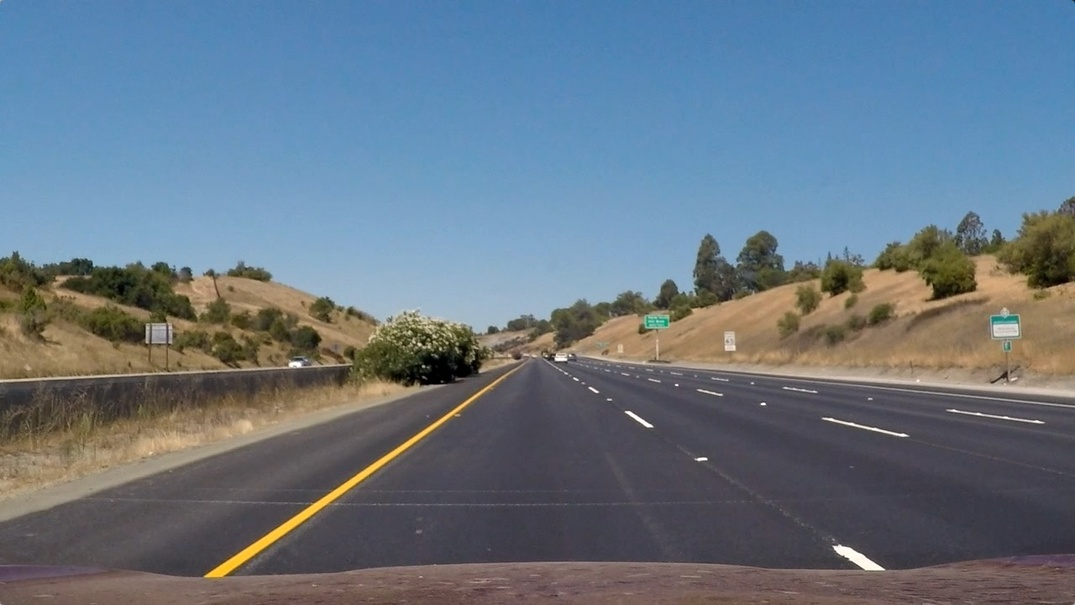
#> input picture CarND-Advanced-Lane-Lines/test_images/straight_lines1.jpg, 1075 x 605 px, shrunk from 1280 x 720 before the run
$ python -i tresholder.py   (imports and definitions only)   (older library calls are emulated)
#> lines starting #> are read from the running program, lines starting #| are printed output that depends on the picture; after the words box and inside, x2 and y2 are one past the last pixel; in counts of white or black regions, pixels touching at a corner belong together
### CarND-Advanced-Lane-Lines/perception/filtering.py
import os
import cv2
import numpy as np
import matplotlib.pyplot as plt

from .save import save_image


class HLSFilter:
    def __init__(self):
        pass

    def filter_s(self, img, thresh=(150, 255)):
        hls = cv2.cvtColor(img, cv2.COLOR_RGB2HLS)
        s_channel = hls[:, :, 2]
        binary_output = np.zeros_like(s_channel)
        binary_output[(s_channel > thresh[0]) & (s_channel <= thresh[1])] = 1
        return binary_output, s_channel


class SobelFilter:
    def __init__(self, kernel_size):
        self.kernel_size = kernel_size

    def filter_x(self, gray, threshold=(50, 255)):
        sobel = cv2.Sobel(gray, cv2.CV_64F, 1, 0, ksize=self.kernel_size)
        img_abs = np.absolute(sobel)
        scaled = np.uint8(255 * img_abs / np.max(img_abs))
        binary_output = np.zeros_like(scaled)
        binary_output[(scaled > threshold[0]) & (scaled <= threshold[1])] = 1
        return binary_output, scaled, sobel

    def filter_y(self, gray, threshold=(50, 255)):
        sobel = cv2.Sobel(gray, cv2.CV_64F, 0, 1, ksize=self.kernel_size)
        img_abs = np.absolute(sobel)
        scaled = np.uint8(255 * img_abs / np.max(img_abs))
        binary_output = np.zeros_like(scaled)
        binary_output[(scaled > threshold[0]) & (scaled <= threshold[1])] = 1
        return binary_output, scaled, sobel

    def filter_mag(self, sx, sy, threshold=(50, 255)):
        sobel = np.sqrt(sx ** 2 + sy ** 2)
        img_abs = np.absolute(sobel)
        scaled = np.uint8(255 * img_abs / np.max(img_abs))
        binary_output = np.zeros_like(scaled)
        binary_output[(scaled > threshold[0]) & (scaled <= threshold[1])] = 1
        return binary_output, scaled, sobel

    def filter_dir(self, sx, sy, threshold=(60, 20)):
        theta = threshold[0] * np.pi / 180.0
        delta = threshold[1] * np.pi / 180.0
        rad_threshold = [theta-delta, theta+delta]
        absx = np.absolute(sx)
        absy = np.absolute(sy)
        sobel = np.arctan2(absy, absx)
        binary = np.zeros_like(sobel)
        binary[(sobel >= rad_threshold[0]) & (sobel <= rad_threshold[1])] = 1

        return binary, sobel

### CarND-Advanced-Lane-Lines/perception/tresholder.py
from perception.camera_calibration import *
from perception.undistorter import *
from perception.filtering import *

TEST_IMAGES = glob.glob("test_images/*.jpg")


# [4 lines left out: function edge_finder, not called in this run]


class EdgeDetector(object):

    image = None
    result = None
    s_binary = None
    sobel_all_binary = None

    def __init__(self):
        self.sobel = SobelFilter(kernel_size=13)
        self.hls = HLSFilter()

    def detect(self, image):
        # Image converted to gray scale
        gray = cv2.cvtColor(image, cv2.COLOR_RGB2GRAY)

        # HLS
        s_binary, s_channel = self.hls.filter_s(image)

        # Sobel
        sx_binary, sx_scaled, sobel_x = self.sobel.filter_x(gray)
        sy_binary, sy_scaled, sobel_y = self.sobel.filter_y(gray)
        smag_binary, smag_scaled, sobel_mag = self.sobel.filter_mag(
            sobel_x, sobel_y)
        sdir_binary, sobel_dir = self.sobel.filter_dir(sobel_x, sobel_y)

        # Binary
        sobel_xy_binary = np.zeros_like(sx_binary)
        sobel_xy_binary[(sx_binary == 1) & (sy_binary == 1)] = 1
        sobel_md_binary = np.zeros_like(smag_binary)
        sobel_md_binary[(smag_binary == 1) & (sdir_binary == 1)] = 1
        sobel_all_binary = np.zeros_like(sobel_xy_binary)
        sobel_all_binary[(sobel_xy_binary == 1) | (sobel_md_binary == 1)] = 1

        result = np.zeros_like(sobel_all_binary)
        result[(sobel_all_binary == 1) | (s_binary == 1)] = 1

        # keep results for visualization
        self.image = image
        self.s_binary = cv2.cvtColor(s_binary, cv2.COLOR_GRAY2RGB)
        self.sobel_all_binary = cv2.cvtColor(
            sobel_all_binary, cv2.COLOR_GRAY2RGB)
        self.result = cv2.cvtColor(result, cv2.COLOR_GRAY2RGB)

        return result

    # [34 lines left out: functions display_filtering, display_result, not called in this run]

    def display_hls(self):
        """image + s_channel + s_binary"""
        pass

    def display_sobel(self):
        """image + sx/thresh + sy/thresh + smag/thresh + sdir/thresh + XY + MD + ALL"""
        pass

    # [19 lines left out: functions display_pipeline, DetectEdges, not called in this run]

>>> import cv2
>>> picture = cv2.cvtColor(cv2.imread('../test_images/straight_lines1.jpg'), cv2.COLOR_BGR2RGB)
>>> result = EdgeDetector().detect(picture)
#> in filter_s, `s_channel = hls[:, :, 2]`:
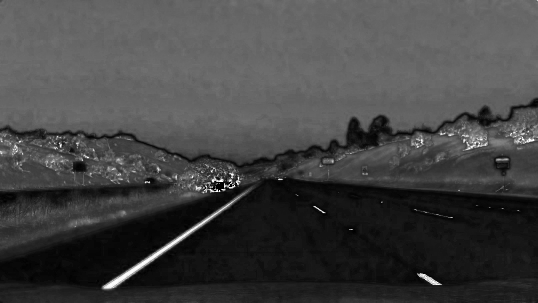
#> s_channel: shape (605, 1075) (shown at 1/2 size); min 0, max 255, mean 67
#> in detect, `s_binary, s_channel = self.hls.filter_s(image)`:
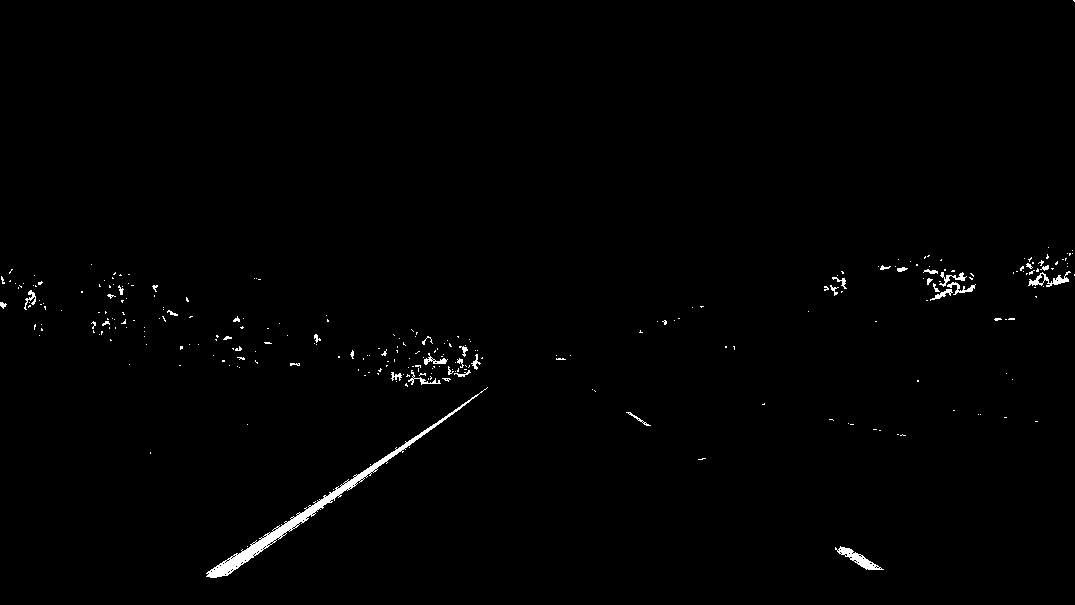
#> s_binary: shape (605, 1075); values 0 (black) and 1 (white), 0.82% white; 283 white regions (246 under 20 px), largest, box (x1, y1, x2, y2) and area: (206, 387, 488, 578) 2278, (835, 546, 884, 570) 359, (1028, 271, 1071, 287) 239
#> in filter_dir, `sobel = np.arctan2(absy, absx)`:
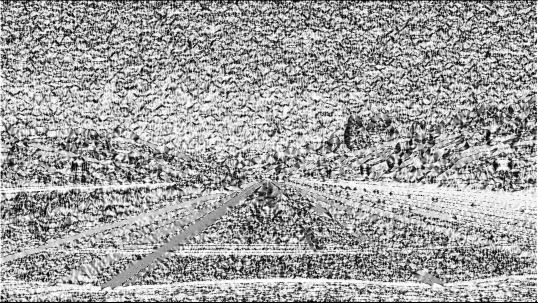
#> sobel: shape (605, 1075) float64 (shown at 1/2 size); min 0, max 1.57, mean 0.987; drawn with min black and max white
#> in detect, `sdir_binary, sobel_dir = self.sobel.filter_dir(sobel_x, sobel_y)`:
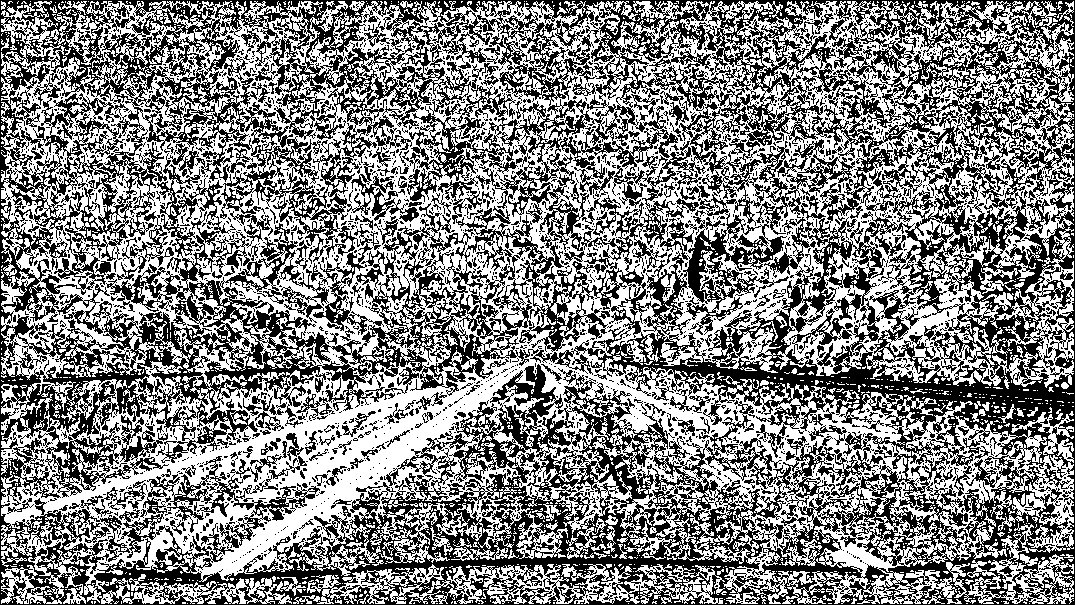
#> sdir_binary: shape (605, 1075) float64; values 0 (black) and 1 (white), 51.9% white; 2520 black regions (2296 under 20 px), largest, box (x1, y1, x2, y2) and area: (0, 0, 1075, 605) 290278, (57, 284, 110, 334) 561, (92, 480, 148, 517) 441
#> in detect, `self.result = cv2.cvtColor(result, cv2.COLOR_GRAY2RGB)`:
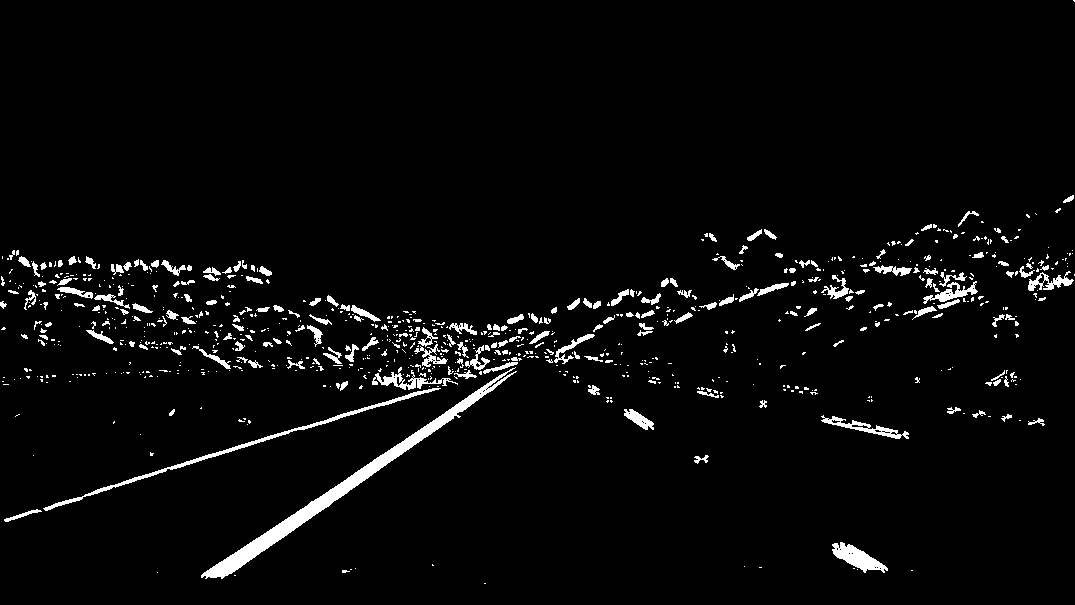
#> self.result: shape (605, 1075, 3); values 0 (black) and 1 (white), 3.5% white; 843 white regions (635 under 20 px), largest, box (x1, y1, x2, y2) and area: (201, 367, 517, 579) 4238, (43, 388, 441, 511) 1458, (832, 542, 888, 573) 782

$ run again, on CarND-Advanced-Lane-Lines/test_images/test3.jpg
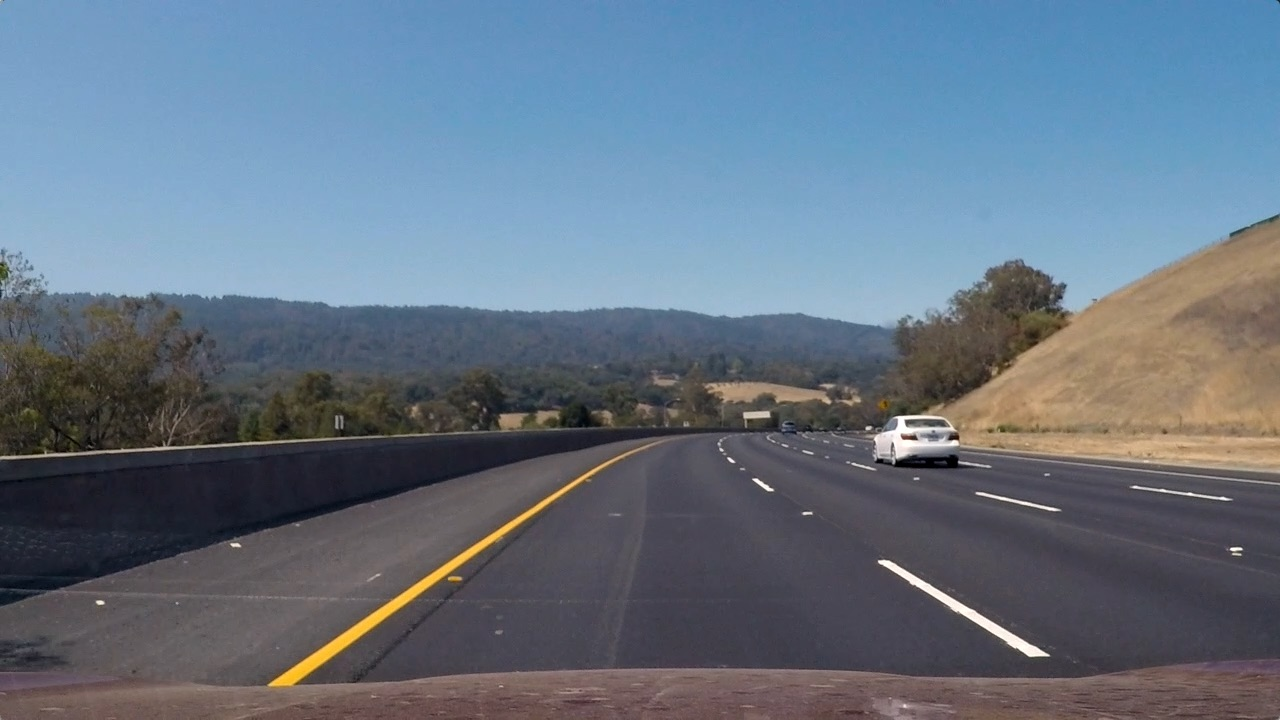
#> input picture CarND-Advanced-Lane-Lines/test_images/test3.jpg, 1280 x 720 px
#> hls: shape (720, 1280, 3); mean of channels 0, 1, 2 94.8, 115.7, 62.1
#> in detect, `s_binary, s_channel = self.hls.filter_s(image)`:
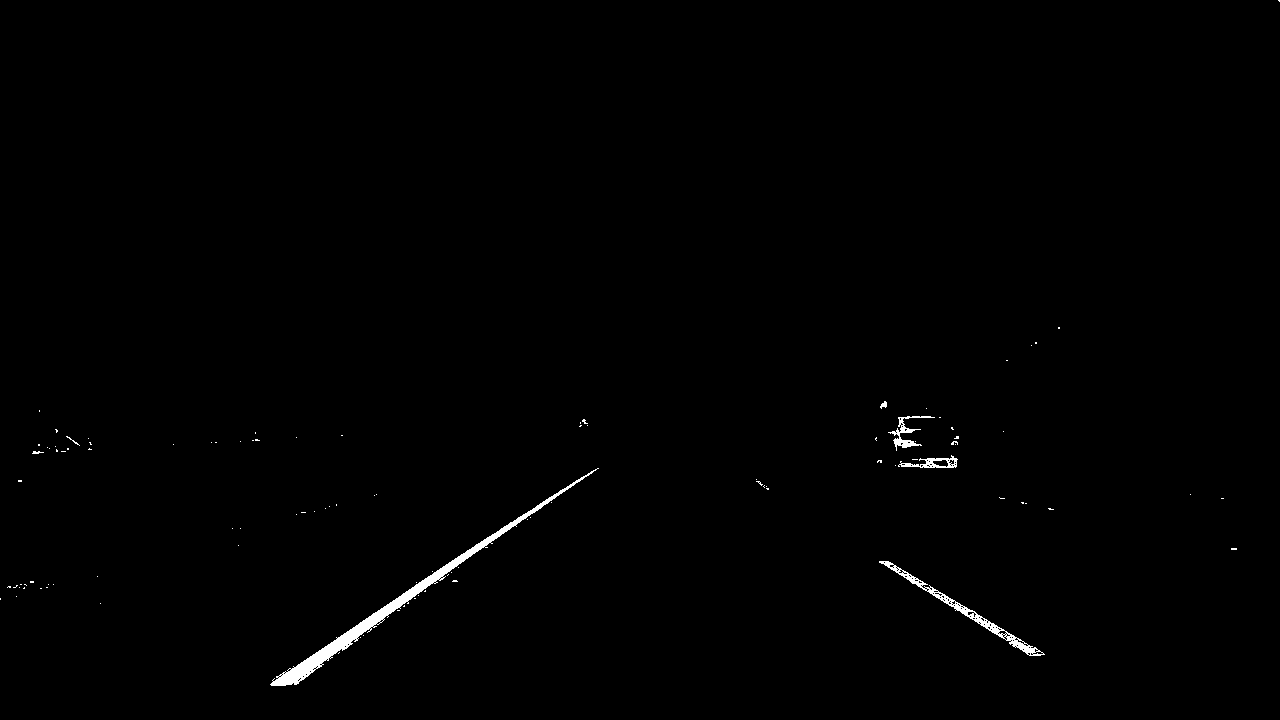
#> s_binary: shape (720, 1280); values 0 (black) and 1 (white), 0.58% white; 105 white regions (98 under 20 px), largest, box (x1, y1, x2, y2) and area: (270, 468, 599, 686) 3182, (879, 561, 1045, 656) 1109, (888, 416, 935, 451) 372
#> sx_binary: shape (720, 1280); values 0 (black) and 1 (white), 1.1% white; 257 white regions (170 under 20 px), largest, box (x1, y1, x2, y2) and area: (292, 462, 615, 686) 1659, (266, 460, 609, 687) 1587, (887, 559, 1052, 658) 949
#> sy_binary: shape (720, 1280); values 0 (black) and 1 (white), 2.9% white; 187 white regions (93 under 20 px), largest, box (x1, y1, x2, y2) and area: (251, 445, 645, 688) 3718, (48, 291, 889, 329) 3361, (0, 433, 387, 462) 2559
#> smag_binary: shape (720, 1280); values 0 (black) and 1 (white), 3.3% white; 157 white regions (86 under 20 px), largest, box (x1, y1, x2, y2) and area: (863, 402, 1280, 476) 4481, (252, 445, 646, 688) 4132, (40, 288, 889, 329) 3451
#> sdir_binary: shape (720, 1280) float64; values 0 (black) and 1 (white), 49.8% white; 2889 white regions (2610 under 20 px), largest, box (x1, y1, x2, y2) and area: (1, 1, 1279, 719) 427374, (850, 674, 1122, 719) 4930, (101, 414, 207, 452) 1017
#> self.sobel_all_binary: shape (720, 1280, 3); values 0 (black) and 1 (white), 1.6% white; 553 white regions (453 under 20 px), largest, box (x1, y1, x2, y2) and area: (264, 445, 646, 687) 4017, (887, 558, 1051, 659) 1101, (877, 562, 1031, 659) 1072
#> in detect, `self.result = cv2.cvtColor(result, cv2.COLOR_GRAY2RGB)`:
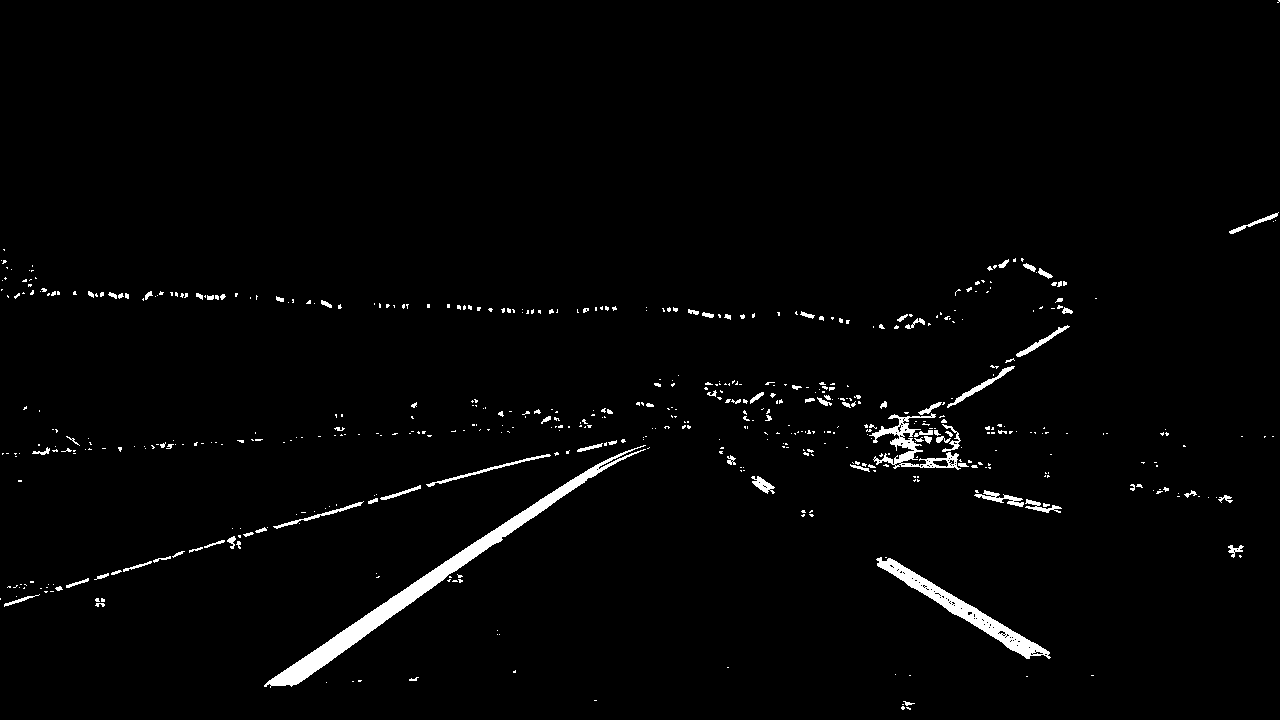
#> self.result: shape (720, 1280, 3); values 0 (black) and 1 (white), 2% white; 556 white regions (462 under 20 px), largest, box (x1, y1, x2, y2) and area: (264, 445, 646, 688) 5698, (876, 557, 1051, 659) 2673, (869, 413, 961, 470) 1327
